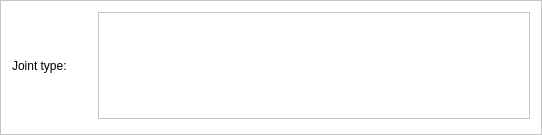
                   <widget class="QFrame" name="frame_2">
                    <property name="sizePolicy">
                     <sizepolicy hsizetype="Expanding" vsizetype="Preferred">
                      <horstretch>0</horstretch>
                      <verstretch>0</verstretch>
                     </sizepolicy>
                    </property>
                    <property name="minimumSize">
                     <size>
                      <width>0</width>
                      <height>80</height>
                     </size>
                    </property>
                    <property name="styleSheet">
                     <string notr="true">QPushButton{
	color: rgb(0, 0, 0);
	font: 10pt &quot;Arial&quot;;
}
QFrame{
	background-color: rgb(255, 255, 255);}

</string>
                    </property>
                    <property name="frameShape">
                     <enum>QFrame::StyledPanel</enum>
                    </property>
                    <property name="frameShadow">
                     <enum>QFrame::Raised</enum>
                    </property>
                    <layout class="QHBoxLayout" name="horizontalLayout_7">
                     <property name="bottomMargin">
                      <number>15</number>
                     </property>
                     <item>
                      <widget class="QLabel" name="label_11">
                       <property name="minimumSize">
                        <size>
                         <width>80</width>
                         <height>0</height>
                        </size>
                       </property>
                       <property name="styleSheet">
                        <string notr="true">font: 75 12pt &quot;Calibri&quot; bold;</string>
                       </property>
                       <property name="text">
                        <string>Joint type:</string>
                       </property>
                       <property name="alignment">
                        <set>Qt::AlignLeading|Qt::AlignLeft|Qt::AlignVCenter</set>
                       </property>
                      </widget>
                     </item>
                     <item>
                      <widget class="QFrame" name="jointTypesBtnsLayout">
                       <property name="sizePolicy">
                        <sizepolicy hsizetype="Expanding" vsizetype="Preferred">
                         <horstretch>0</horstretch>
                         <verstretch>0</verstretch>
                        </sizepolicy>
                       </property>
                       <property name="styleSheet">
                        <string notr="true">QPushButton{
	border-radius: 5px;
	border: 0px solid rgb(30, 210, 80);
}

#resetJTBtns{
	background-color: rgb(30, 210, 80);
	color: rgb(255, 255, 255);
	
	font: 75 10pt;
}
</string>
                       </property>
                       <property name="frameShape">
                        <enum>QFrame::StyledPanel</enum>
                       </property>
                       <property name="frameShadow">
                        <enum>QFrame::Raised</enum>
                       </property>
                       <layout class="QHBoxLayout" name="horizontalLayout_10">
                        <property name="spacing">
                         <number>5</number>
                        </property>
                        <property name="leftMargin">
                         <number>5</number>
                        </property>
                        <property name="topMargin">
                         <number>5</number>
                        </property>
                        <property name="rightMargin">
                         <number>5</number>
                        </property>
                        <property name="bottomMargin">
                         <number>5</number>
                        </property>
                        <item>
                         <widget class="QSplitter" name="splitter">
                          <property name="orientation">
                           <enum>Qt::Vertical</enum>
                          </property>
                          <property name="handleWidth">
                           <number>0</number>
                          </property>
                          <widget class="QPushButton" name="buttJointBtn">
                           <property name="sizePolicy">
                            <sizepolicy hsizetype="Fixed" vsizetype="Minimum">
                             <horstretch>0</horstretch>
                             <verstretch>0</verstretch>
                            </sizepolicy>
                           </property>
                           <property name="minimumSize">
                            <size>
                             <width>120</width>
                             <height>45</height>
                            </size>
                           </property>
                           <property name="text">
                            <string/>
                           </property>
                           <property name="icon">
                            <iconset resource="../resources.qrc">
                             <normaloff>:/Pictures/Pictures/jt_001.png</normaloff>:/Pictures/Pictures/jt_001.png</iconset>
                           </property>
                           <property name="iconSize">
                            <size>
                             <width>120</width>
                             <height>45</height>
                            </size>
                           </property>
                           <property name="checkable">
                            <bool>true</bool>
                           </property>
                          </widget>
                          <widget class="QPushButton" name="lapJointBtn">
                           <property name="sizePolicy">
                            <sizepolicy hsizetype="Fixed" vsizetype="Minimum">
                             <horstretch>0</horstretch>
                             <verstretch>0</verstretch>
                            </sizepolicy>
                           </property>
                           <property name="text">
                            <string/>
                           </property>
                           <property name="icon">
                            <iconset resource="../resources.qrc">
                             <normaloff>:/Pictures/Pictures/jt_002.png</normaloff>:/Pictures/Pictures/jt_002.png</iconset>
                           </property>
                           <property name="iconSize">
                            <size>
                             <width>120</width>
                             <height>45</height>
                            </size>
                           </property>
                           <property name="checkable">
                            <bool>true</bool>
                           </property>
                          </widget>
                         </widget>
                        </item>
                        <item>
                         <widget class="QPushButton" name="cornerJointBtn">
                          <property name="minimumSize">
                           <size>
                            <width>95</width>
                            <height>95</height>
                           </size>
                          </property>
                          <property name="text">
                           <string/>
                          </property>
                          <property name="icon">
                           <iconset resource="../resources.qrc">
                            <normaloff>:/Pictures/Pictures/jt_003.png</normaloff>:/Pictures/Pictures/jt_003.png</iconset>
                          </property>
                          <property name="iconSize">
                           <size>
                            <width>90</width>
                            <height>90</height>
                           </size>
                          </property>
                          <property name="checkable">
                           <bool>true</bool>
                          </property>
                         </widget>
                        </item>
                        <item>
                         <widget class="QPushButton" name="teeJointBtn">
                          <property name="minimumSize">
                           <size>
                            <width>95</width>
                            <height>95</height>
                           </size>
                          </property>
                          <property name="text">
                           <string/>
                          </property>
                          <property name="icon">
                           <iconset resource="../resources.qrc">
                            <normaloff>:/Pictures/Pictures/jt_004.png</normaloff>:/Pictures/Pictures/jt_004.png</iconset>
                          </property>
                          <property name="iconSize">
                           <size>
                            <width>90</width>
                            <height>90</height>
                           </size>
                          </property>
                          <property name="checkable">
                           <bool>true</bool>
                          </property>
                         </widget>
                        </item>
                        <item>
                         <widget class="QPushButton" name="edgeJointBtn">
                          <property name="minimumSize">
                           <size>
                            <width>95</width>
                            <height>95</height>
                           </size>
                          </property>
                          <property name="text">
                           <string/>
                          </property>
                          <property name="icon">
                           <iconset>
                            <normaloff>:/Icons/Pictures/jt_005.png</normaloff>
                            <normalon>:/Pictures/Pictures/jt_005.png</normalon>:/Icons/Pictures/jt_005.png</iconset>
                          </property>
                          <property name="iconSize">
                           <size>
                            <width>90</width>
                            <height>90</height>
                           </size>
                          </property>
                          <property name="checkable">
                           <bool>true</bool>
                          </property>
                         </widget>
                        </item>
                       </layout>
                      </widget>
                     </item>
                    </layout>
                   </widget>
